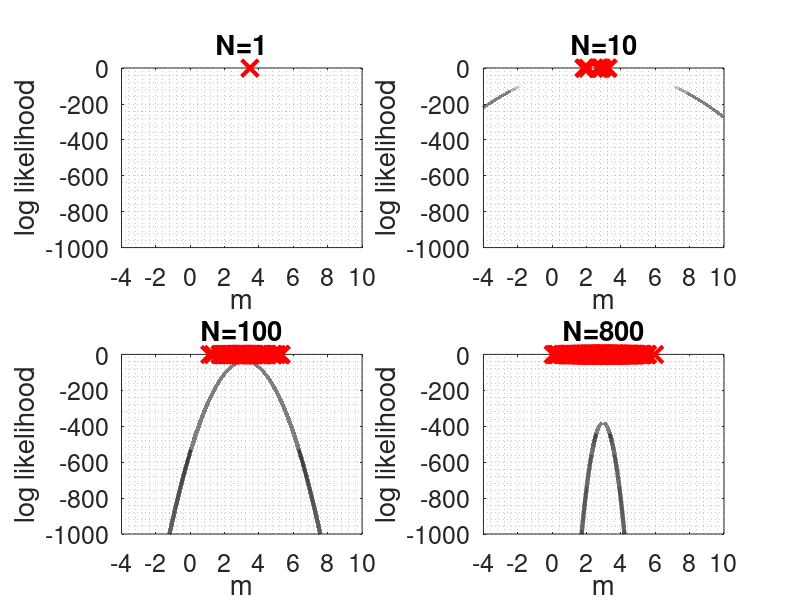

The MATLAB source for this figure:

m = 3;
subplot(2,2,1)
x = randn(1,1)+m;
ms= -4:0.0001:10;
for i=1:length(ms)
    y(i) = -0.5*(x-ms(i))'*(x-ms(i));
end

plot(ms,y,'k','linewidth',3);hold on
plot(x,0.01*randn(size(x)),'rx','markersize',12,'linewidth',3);
xlabel('m')
ylabel('log likelihood')
title('N=1')
set(gca,'fontsize', 18)
grid minor
ylim([-1000 1])

subplot(2,2,2)
x = randn(10,1)+m;

for i=1:length(ms)
    y(i) = -0.5*(x-ms(i))'*(x-ms(i));
end

plot(ms,y,'k','linewidth',3);hold on
plot(x,0.01*randn(size(x)),'rx','markersize',12,'linewidth',3);
xlabel('m')
ylabel('log likelihood')
title('N=10')
set(gca,'fontsize', 18)
grid minor
ylim([-1000 1])

subplot(2,2,3)
x = randn(100,1)+m;

for i=1:length(ms)
    y(i) = -0.5*(x-ms(i))'*(x-ms(i));
end

plot(ms,y,'k','linewidth',3);hold on
plot(x,0.01*randn(size(x)),'rx','markersize',12,'linewidth',3);
xlabel('m')
ylabel('log likelihood')
title('N=100')
set(gca,'fontsize', 18)
grid minor
ylim([-1000 1])

subplot(2,2,4)
x = randn(800,1)+m;

for i=1:length(ms)
    y(i) = -0.5*(x-ms(i))'*(x-ms(i));
end

plot(ms,y,'k','linewidth',3);hold on
plot(x,0.01*randn(size(x)),'rx','markersize',12,'linewidth',3);
xlabel('m')
ylabel('log likelihood')
title('N=800')
set(gca,'fontsize', 18)
grid minor
ylim([-1000 1])